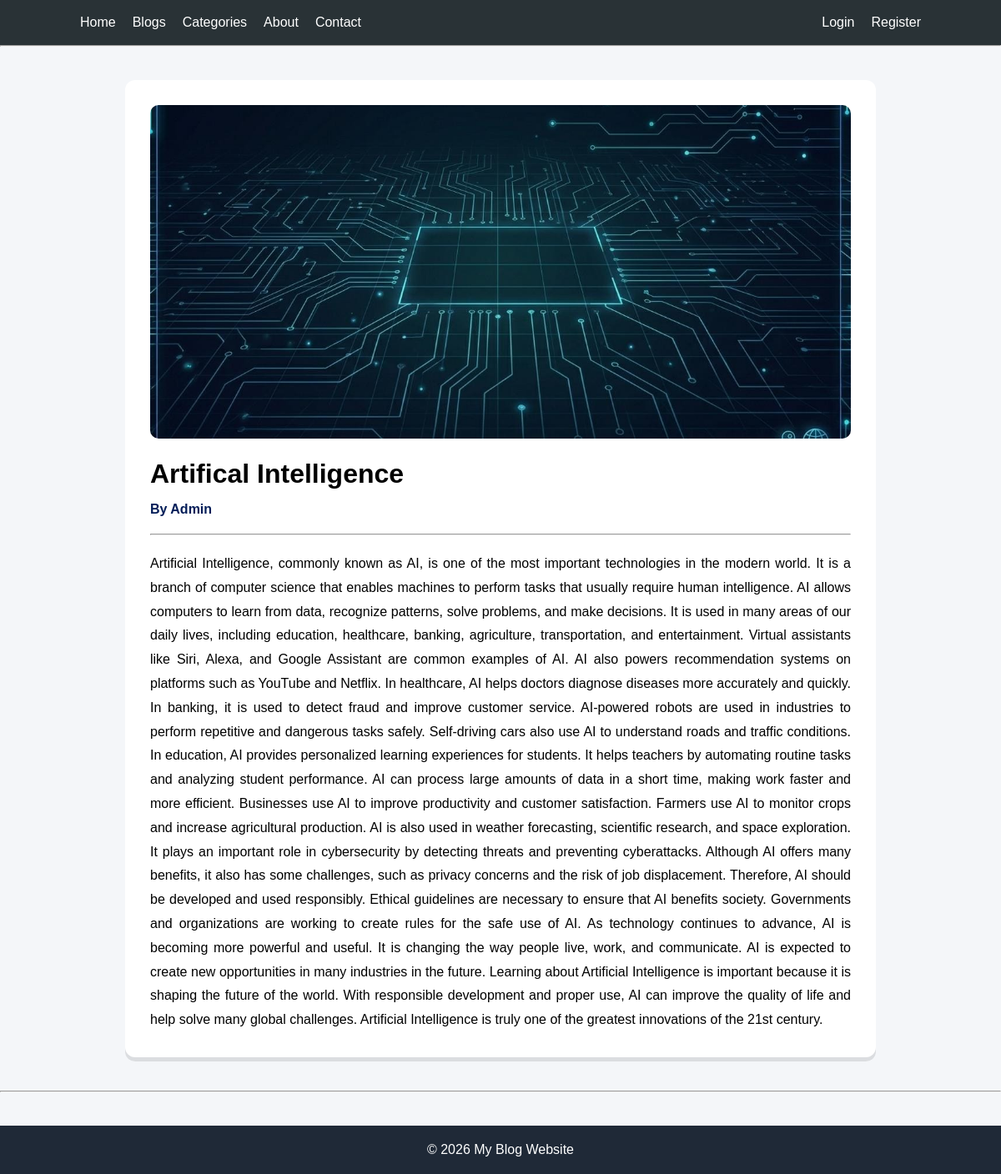
The app's page /blog/5 with its own data.
### blog/models.py (models this page shows, shortened)
class Blog(models.Model):
    title=models.CharField(max_length=200)
    content=models.TextField()
    author = models.ForeignKey(
        User,
        on_delete=models.CASCADE,
        related_name="blogs"
    )
    image=models.ImageField(upload_to='blog_imaes/')
    created_at=models.DateTimeField(auto_now_add=True)
    updated_at=models.DateTimeField(auto_now=True)

### blog/views.py (the view)
# urls.py: path("blog/<int:id>",views.blog_detail,name="blog_detail"),
def blog_detail(request,id):
    blog=get_object_or_404(Blog,id=id)
    return render(request,"blog_detail.html",{"blog":blog})

### blog/templates/blog_detail.html (shortened to what this page needs)
{% extends "base.html" %}
{% block content %}
<div class="detail-card">
    {% if blog.image %}
        <img src="{{blog.image.url}}" alt="{{blog.title}}">
    {% endif %}
    <h1>{{ blog.title }}</h1>
    <p class="author">
        By {{ blog.author }}
    </p>
    <hr>
    <p class="content">
        {{ blog.content }}
    </p>
</div>
{% endblock %}

### blog/static/style.css (style rules this page uses)
* { margin:0; padding:0; box-sizing:border-box; }
body { font-family:Arial, Helvetica, sans-serif; background:#f4f6f9; }
.author { color:#031d58; margin-bottom:15px; font-weight:bold; }
.detail-card { max-width: 900px; margin: auto; background: white; padding: 30px; border-radius: 12px; box-shadow: 0 5px rgba(0,0,0,0.1); }
.detail-card img { width: 100%; max-height: 400px; object-fit: cover; border-radius: 10px; margin-bottom: 20px; }
.detail-card h1 { margin-bottom: 15px; }
.content { margin-top: 20px; line-height: 1.8; text-align: justify; }

### records on screen
Blog: image (picture), title "Artifical Intelligence", author "Admin", content "Artificial Intelligence, commonly known as AI, is one of the most important technologies in the modern world. It is a branch of computer science that enables machines to perform tasks that usually require human intelligence. AI allows computers to learn from data, recognize patterns, solve problems, and make decisions. It is used in many areas of our daily lives, including education, healthcare, banking, agriculture, transportation, and entertainment. Virtual assistants like Siri, Alexa, and Google Assistant are common examples of AI. AI also powers recommendation systems on platforms such as YouTube and Netflix. In healthcare, AI helps doctors diagnose diseases more accurately and quickly.…"
